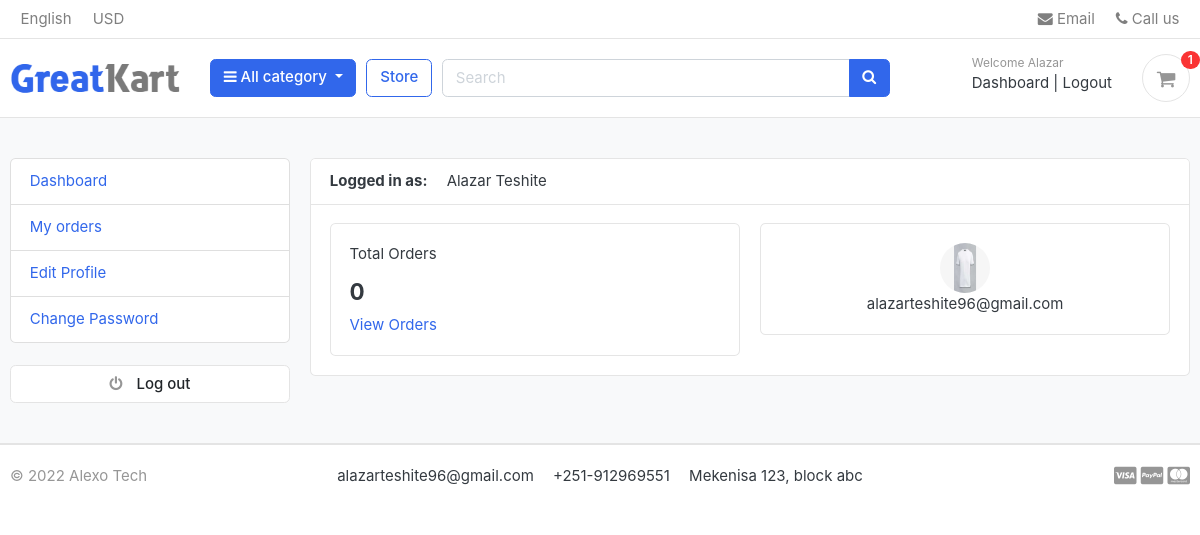
The app's page /accounts/dashboard/ (signed in) with its own data.
### accounts/models.py (models this page shows, shortened)
class Account(AbstractBaseUser):
    first_name       =models.CharField(max_length=50)
    last_name        =models.CharField(max_length=50)
    username         =models.CharField(max_length=50,unique=True)
    email            =models.EmailField(max_length=100,unique=True)
    phone_number     =models.CharField(max_length=50)
    date_joined      =models.DateTimeField(auto_now_add=True)
    last_login       =models.DateTimeField(auto_now_add=True)
    is_admin         =models.BooleanField(default=False)
    is_staff         =models.BooleanField(default=False)
    is_active        =models.BooleanField(default=False)
    is_superadmin    =models.BooleanField(default=False)
    USERNAME_FIELD='email'
    REQUIRED_FIELDS =['username','first_name','last_name']
    objects = MyAccountManager()
    def full_name(self):
        return f'{self.first_name} {self.last_name}'

class UserProfile(models.Model):
    user = models.OneToOneField(Account, on_delete=models.CASCADE)
    address_line_1 = models.CharField(max_length=100,blank=True)
    address_line_2 = models.CharField(max_length=100,blank=True)
    profile_picture = models.ImageField(null=True ,blank=True, upload_to='userprofile')
    city = models.CharField(blank=True,max_length=20)
    state = models.CharField(blank=True,max_length=20)
    country = models.CharField(blank=True,max_length=20)

### accounts/views.py (the view)
# urls.py: path('dashboard/',views.dashboard, name='dashboard'),
@login_required(login_url = 'login')
def dashboard(request):
    orders = Order.objects.order_by('-created_at').filter(user_id=request.user.id, is_ordered=True)
    orders_count = orders.count()
    userprofile=UserProfile.objects.get(user_id=request.user.id)
    context = {
        'orders_count': orders_count,
        'userprofile': userprofile,
    }
    return render(request, 'accounts/dashboard.html',context)

### carts/context_processors.py (called while the page is built)
def counter(request):
    cart_count =0
    if 'admin' in request.path:
        return  {}
    else:
        try:
            cart= Cart.objects.filter(cart_id=_cart_id(request))
            if request.user.is_authenticated:
               cart_items =CartItem.objects.all().filter(user=request.user)
            else:
               cart_items =CartItem.objects.all().filter(cart=cart[:1])
            for cart_item in cart_items:
                cart_count += cart_item.quantity
        except Cart.DoesNotExist:
            cart_count =0
    return dict(cart_count=cart_count)

### carts/views.py (called while the page is built)
def _cart_id(request):
    cart = request.session.session_key
    if not cart:
        cart = request.session.create()
    return cart

### category/context_processors.py (called while the page is built)
def menu_links(request):
    links = Category.objects.all()
    return dict(links=links)

### templates/accounts/dashboard.html (shortened to what this page needs)
{% extends 'base.html' %}
{% block content %}
<section class="section-conten padding-y bg">
<div class="container">
	<div class="row">
	{% include "includes/dashboard_sidebar.html" %}
	<main class="col-md-9">
		<article class="card">
		<header class="card-header">
			<strong class="d-inline-block mr-3">Logged in as:</strong>
			<span>{{user.full_name}}</span>
		</header>
		<div class="card-body">
			<div class="row">
				<div class="col-md-6">
					<div class="card">
						<div class="card-body">
							<div class="card-title">Total Orders</div>
							<h4>{{ orders_count}}</h4>
							<a href="{% url 'my_orders'%}">View Orders</a>
						</div>
					</div>
				</div>
				<div class="col-md-6">
					<div class="card" style="text-align:center;">
						<div class="card-body">
							{% if userprofile %}
							<img src="{{userprofile.profile_picture.url}}" alt="User Profile Picture" width="50" height="50" style="border-radius:50%;">
							{% endif %}
							<p class="mb-0">{{user.email}}</p>
						</div>
					</div>
				</div>
			</div>
		</div>
		</article>
	</main>
</div>
</div>
</section>
{% endblock %}

### templates/includes/navbar.html (shortened to what this page needs)
{% load static %}
<header class="section-header">
<nav class="navbar p-md-0 navbar-expand-sm navbar-light border-bottom">
<div class="container">
  <div class="collapse navbar-collapse" id="navbarTop4">
    <ul class="navbar-nav mr-auto">
    	<li class="nav-item dropdown">
		 	<a href="#" class="nav-link">   English </a>
		</li>
		<li class="nav-item dropdown">
			<a href="#" class="nav-link"> USD </a>
		</li>
    </ul>
    <ul class="navbar-nav">
		<li><a href="#" class="nav-link"> <i class="fa fa-envelope"></i> Email </a></li>
		<li><a href="#" class="nav-link"> <i class="fa fa-phone"></i> Call us </a></li>
	</ul>
  </div>
</div>
</nav>
<section class="header-main border-bottom">
	<div class="container">
<div class="row align-items-center">
	<div class="col-lg-2 col-md-3 col-6">
		<a href="{% url 'home' %}" class="brand-wrap">
			<img class="logo" src="{% static './images/logo.png'%}">
		</a>
	</div>
	<div class="col-lg col-sm col-md col-6 flex-grow-0">
		<div class="category-wrap dropdown d-inline-block float-right">
			<button type="button" class="btn btn-primary dropdown-toggle" data-toggle="dropdown">
				<i class="fa fa-bars"></i> All category
			</button>
		</div>
	</div>
	<a href="{% url 'store' %}" class="btn btn-outline-primary">Store</a>
	<div class="col-lg  col-md-6 col-sm-12 col">
		<form action="{% url 'search' %}" class="search" method='GET' >
			<div class="input-group w-100">
			    <input type="text" class="form-control" style="width:60%;" placeholder="Search" name="keyword">
			    <div class="input-group-append">
			      <button class="btn btn-primary" type="submit">
			        <i class="fa fa-search"></i>
			      </button>
			    </div>
		    </div>
		</form>
	</div>
	<div class="col-lg-3 col-sm-6 col-8 order-2 order-lg-3">
				<div class="d-flex justify-content-end mb-3 mb-lg-0">
				    {% if user.id is None %}
					<div class="widget-header">
						<small class="title text-muted">Welcome guest!</small>
						<div>
							<a href="{% url 'login' %}">Sign in</a> <span class="dark-transp"> | </span>
							<a href="{% url 'register'%}"> Register</a>
						</div>
					</div>
					{% else %}
					<div class="widget-header">
						<small class="title text-muted">Welcome {{ user.first_name }}</small>
						<div>
							<a href="{% url 'dashboard' %}">Dashboard</a> <span class="dark-transp"> | </span>
							<a href="{% url 'logout'%}"> Logout</a>
						</div>
					</div>
					{% endif %}
					<a href="{% url 'cart' %}" class="widget-header pl-3 ml-3">
						<div class="icon icon-sm rounded-circle border"><i class="fa fa-shopping-cart"></i></div>
						<span class="badge badge-pill badge-danger notify">{{cart_count}}</span>
					</a>
				</div>
			</div>
</div>
	</div>
</section>
</header>

### static/css/ui.css (style rules this page uses)
html { font-family: "Inter", sans-serif; font-size: 15px; }
.icon-xs, .icon-sm, .icon-md, .icon-lg { display: inline-block; text-align: center; flex-shrink: 0; flex-grow: 0; }
.icon-sm { width: 48px; height: 48px; line-height: 48px !important; font-size: 20px; }
.padding-y { padding-top: 40px; padding-bottom: 40px; }
article:after, .form-group:after { display: block; clear: both; content: ""; }
.bg { background-color: #f8f9fa; }
.header-main { position: relative; padding-top: 1rem; padding-bottom: 1rem; }
.brand-wrap .logo, .navbar-brand .logo { margin-right: 7px; max-height: 42px; display: inline-block; }
.widget-header { display: inline-block; vertical-align: middle; position: relative; }
.widget-header a { color: #343a40; }
.widget-header i { color: #969696; }
.widget-header .title { display: block; }
.widget-header .notify { position: absolute; top: -3px; right: -10px; }
.notify { position: absolute; top: -4px; right: -10px; display: inline-block; padding: 0.25em 0.6em; font-size: 12px; line-height: 1; text-align: center; border-radius: 3rem; color: #fff; background-color: #fa3434; }

### records on screen
Account: first_name "Alazar", full_name "Alazar Teshite", email "alazarteshite96@gmail.com"
UserProfile: profile_picture (picture)

### other values on screen
{{ cart_count }} "1"
{{ orders_count }} "0"
